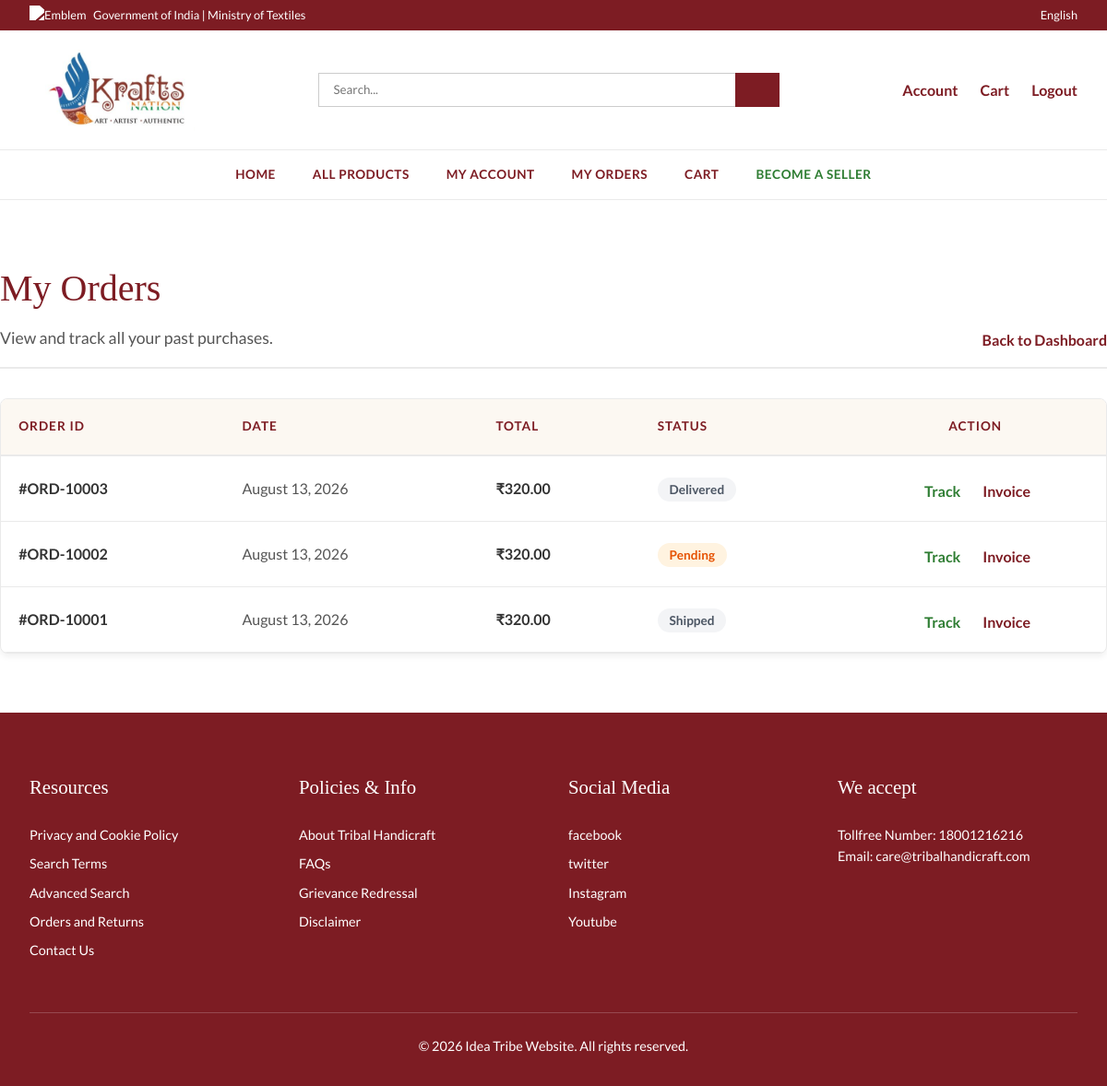
The page /buyer/orders (signed in) on the database its author committed.
### models/order.py (models this page shows)
class Order(db.Model):
    __tablename__ = 'orders'
    id = db.Column(db.Integer, primary_key=True)
    buyer_id = db.Column(db.Integer, db.ForeignKey('users.id'), nullable=False)
    total_amount = db.Column(db.Float, nullable=False)
    status = db.Column(db.String(50), default='Pending') # Pending, Confirmed, Shipped, Delivered, Cancelled
    shipping_address = db.Column(db.Text, nullable=True)
    payment_method = db.Column(db.String(50), nullable=True)
    created_at = db.Column(db.DateTime, default=datetime.utcnow)
    items = db.relationship('OrderItem', backref='order', lazy=True, cascade="all, delete-orphan")

### routes/buyer.py (the view)
@bp.route('/orders')
def orders():
    user_id = session.get('user_id')
    if not user_id or session.get('role') != 'BUYER':
        flash('Please login as a buyer to view your orders.')
        return redirect(url_for('auth.login'))
    orders = Order.query.filter_by(buyer_id=user_id).order_by(Order.created_at.desc()).all()
    return render_template('buyer/orders.html', orders=orders)

### templates/buyer/orders.html (shortened to what this page needs)
{% extends "base.html" %}
{% block content %}
<div class="container" style="padding: 4rem 0;">
    <div style="display: flex; justify-content: space-between; align-items: flex-end; margin-bottom: 2rem; border-bottom: 2px solid var(--border-color); padding-bottom: 1rem;">
        <div>
            <h1 style="font-family: var(--font-display); color: var(--color-primary); font-size: 2.5rem; margin: 0;">My Orders</h1>
            <p style="color: var(--color-text-muted); margin-top: 0.5rem; font-size: 1.1rem;">View and track all your past purchases.</p>
        </div>
        <div style="color: var(--color-text-muted); font-weight: bold;">
            <a href="{{ url_for('buyer.dashboard') }}" style="color: var(--color-primary); text-decoration: none;"> Back to Dashboard</a>
        </div>
    </div>
    {% if orders %}
        <div style="background: white; border: 1px solid var(--border-color); border-radius: 8px; overflow: hidden; box-shadow: 0 4px 6px rgba(0,0,0,0.05);">
            <table style="width: 100%; border-collapse: collapse; text-align: left;">
                <thead>
                    <tr style="background: #fcf8f2; border-bottom: 2px solid var(--border-color);">
                        <th style="padding: 1.2rem; color: var(--color-primary); text-transform: uppercase; font-size: 0.85rem; letter-spacing: 1px;">Order ID</th>
                        <th style="padding: 1.2rem; color: var(--color-primary); text-transform: uppercase; font-size: 0.85rem; letter-spacing: 1px;">Date</th>
                        <th style="padding: 1.2rem; color: var(--color-primary); text-transform: uppercase; font-size: 0.85rem; letter-spacing: 1px;">Total</th>
                        <th style="padding: 1.2rem; color: var(--color-primary); text-transform: uppercase; font-size: 0.85rem; letter-spacing: 1px;">Status</th>
                        <th style="padding: 1.2rem; text-align: center; color: var(--color-primary); text-transform: uppercase; font-size: 0.85rem; letter-spacing: 1px;">Action</th>
                    </tr>
                </thead>
                <tbody>
                    {% for order in orders %}
                    <tr style="border-bottom: 1px solid var(--border-color); transition: background 0.2s;">
                        <td style="padding: 1.2rem; font-weight: bold; color: var(--color-text);">#ORD-{{ 10000 + order.id }}</td>
                        <td style="padding: 1.2rem; color: var(--color-text-muted);">{{ order.created_at.strftime('%B %d, %Y') }}</td>
                        <td style="padding: 1.2rem; font-weight: bold; color: var(--color-text);">₹{{ "%.2f"|format(order.total_amount) }}</td>
                        <td style="padding: 1.2rem;">
                            {% if order.status == 'Confirmed' %}
                                <span style="background: #e8f5e9; color: #2e7d32; padding: 0.3rem 0.8rem; border-radius: 20px; font-size: 0.85rem; font-weight: bold;"><i class="ph-fill ph-check-circle"></i> Confirmed</span>
                            {% elif order.status == 'Pending' %}
                                <span style="background: #fff3e0; color: #e65100; padding: 0.3rem 0.8rem; border-radius: 20px; font-size: 0.85rem; font-weight: bold;"> Pending</span>
                            {% else %}
                                <span style="background: #f3f4f6; color: #4b5563; padding: 0.3rem 0.8rem; border-radius: 20px; font-size: 0.85rem; font-weight: bold;">{{ order.status }}</span>
                            {% endif %}
                        </td>
                        <td style="padding: 1.2rem; text-align: center;">
                            <a href="{{ url_for('buyer.track_order', order_id=order.id) }}" style="color: var(--color-warning); text-decoration: none; font-weight: bold; display: inline-flex; align-items: center; gap: 0.3rem; margin-right: 1rem;">
                                 Track
                            </a>
                            <a href="{{ url_for('cart.invoice', order_id=order.id) }}" target="_blank" style="color: var(--color-primary); text-decoration: none; font-weight: bold; display: inline-flex; align-items: center; gap: 0.3rem;">
                                 Invoice
                            </a>
                        </td>
                    </tr>
                    {% endfor %}
                </tbody>
            </table>
        </div>
    {% endif %}
</div>
{% endblock %}

### static/css/style.css (style rules this page uses)
:root { --color-primary: #7d1c23; --color-primary-dark: #62141a; --color-cream: #fdfaf4; --color-white: #ffffff; --color-text: #333333; --color-text-muted: #555555; --color-warning: #2e7d32; --font-body: "Lato", sans-serif; --font-display: "Playfair Display", Georgia, serif; --border-color: #eaeaea; --transition: all 0.2s ease-in-out; }
* { margin: 0; padding: 0; box-sizing: border-box; }
body { font-family: var(--font-body); color: var(--color-text); background-color: var(--color-white); line-height: 1.6; }
h1, h2, h3, h4, h5, h6 { font-family: var(--font-display); font-weight: 500; }
a { text-decoration: none; color: inherit; transition: var(--transition); }
.container { max-width: 1350px; margin: 0 auto; padding: 0 2rem; }

### rows shown on the page
Order: 10000+order.id "10003", created_at "August 13, 2026", total_amount "320.00", status "Delivered"
Order: 10000+order.id "10002", created_at "August 13, 2026", total_amount "320.00", status "Pending"
Order: 10000+order.id "10001", created_at "August 13, 2026", total_amount "320.00", status "Shipped"
